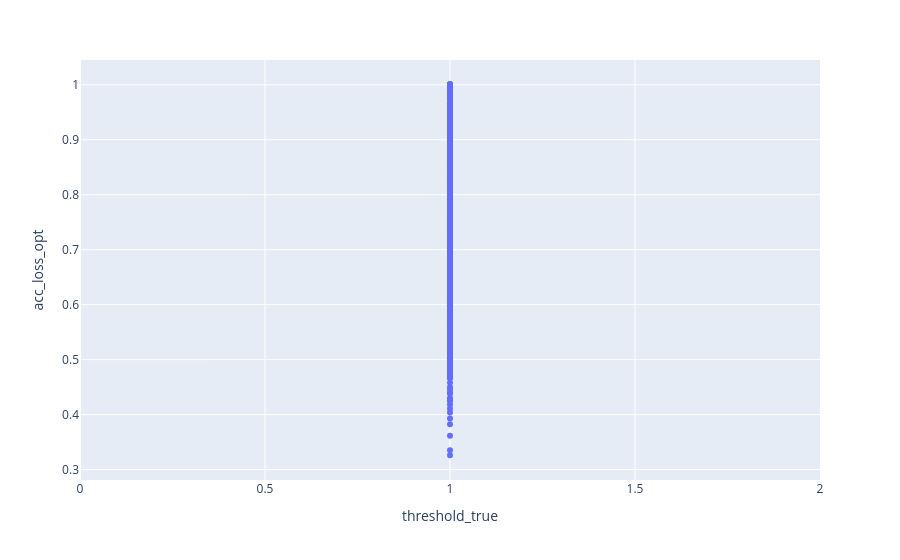

The code cell stored with this chart in its notebook:
### Code cell
px.scatter(df, x="threshold_true", y="acc_loss_opt")

### Figure 1 — Plotly figure (JSON) as saved in the notebook; plotly's stock layout.template omitted (floating-point values rounded to 4 significant figures; data arrays with more than 128 entries replaced by an {"elided": "..."} marker saying what was removed)
{"data": [{"hovertemplate": "threshold_true=%{x}<br>acc_loss_opt=%{y}<extra></extra>", "legendgroup": "", "marker": {"color": "#636efa", "symbol": "circle"}, "mode": "markers", "name": "", "orientation": "v", "showlegend": false, "type": "scatter", "x": {"elided": "900 float values"}, "xaxis": "x", "y": {"elided": "900 float values"}, "yaxis": "y"}], "layout": {"legend": {"tracegroupgap": 0}, "margin": {"t": 60}, "xaxis": {"anchor": "y", "domain": [0, 1], "title": {"text": "threshold_true"}}, "yaxis": {"anchor": "x", "domain": [0, 1], "title": {"text": "acc_loss_opt"}}}}
